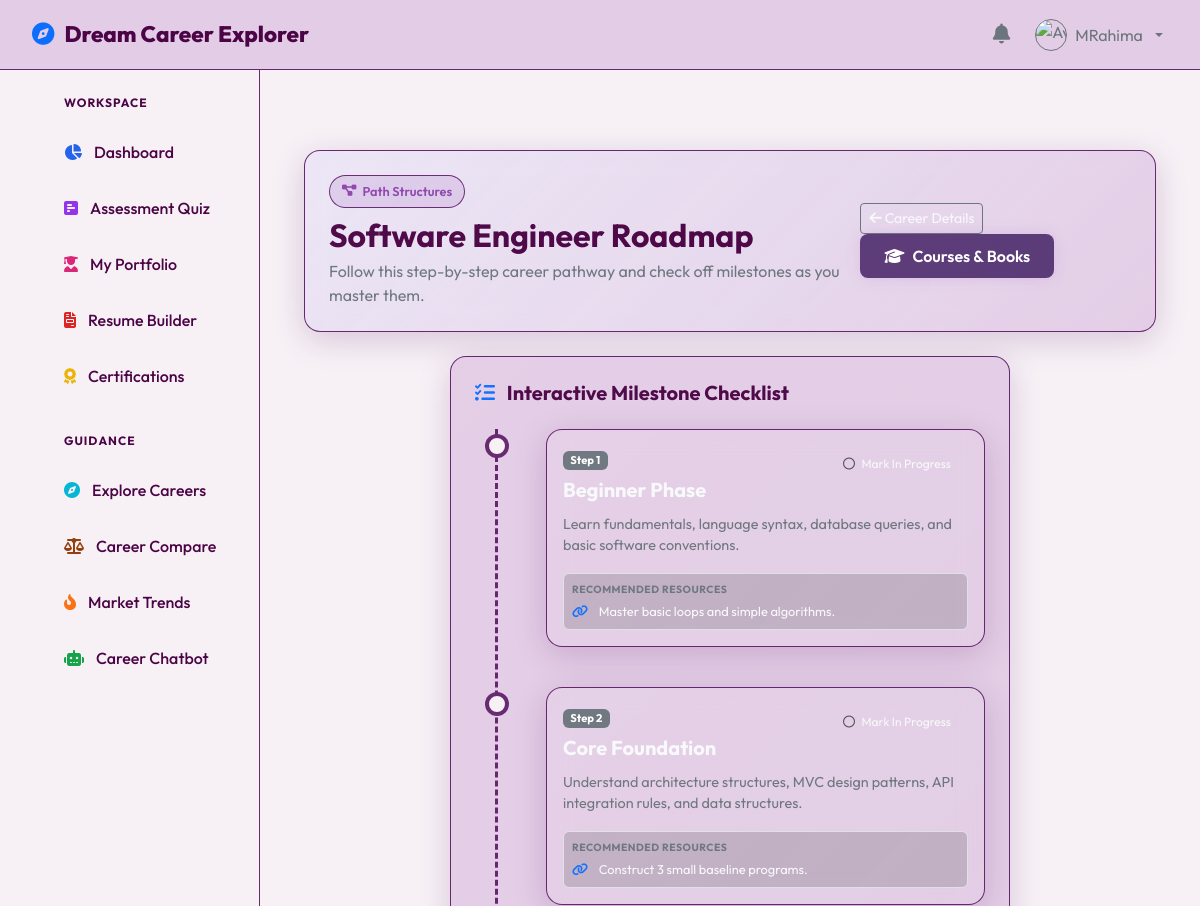
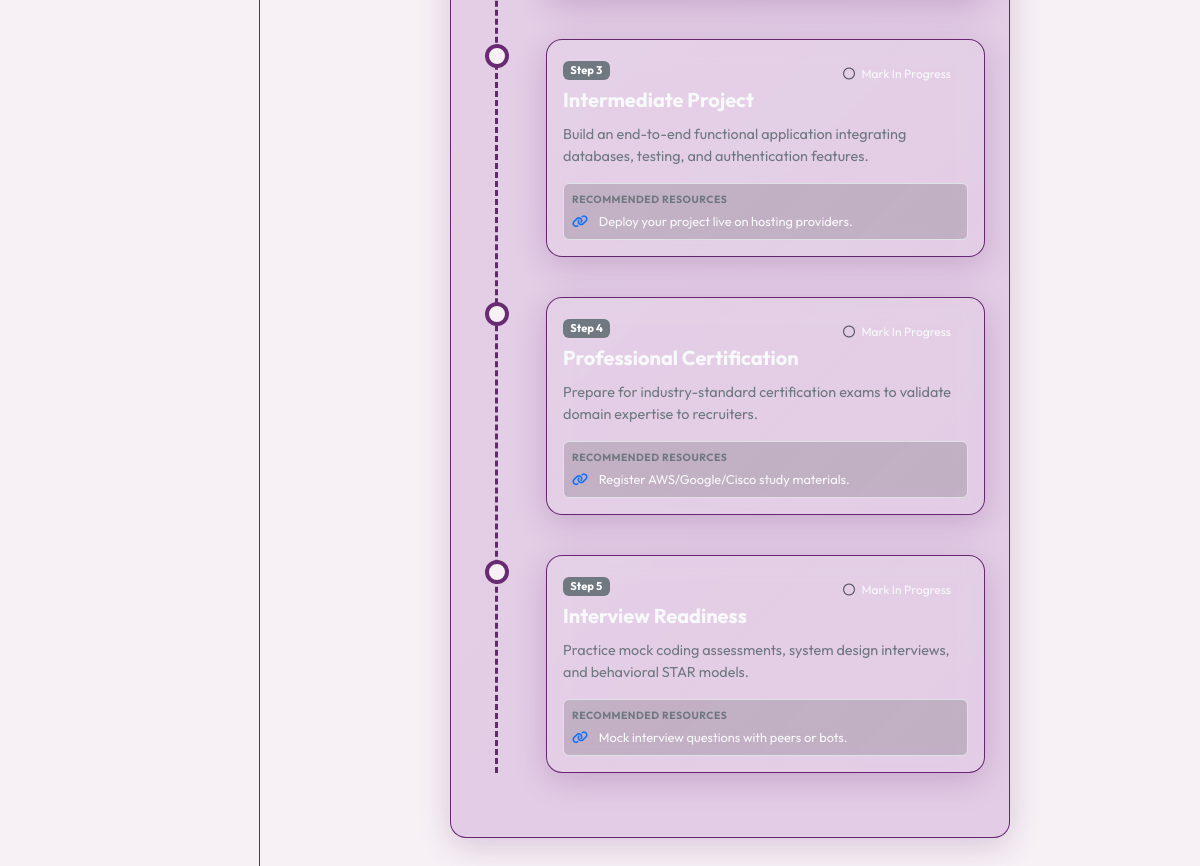
/student/roadmap/1 (signed in), run on the app's committed database (2 pictures, top to bottom).
### app/models.py (models this page shows, shortened)
class User(db.Model):
    __tablename__ = 'users'
    id = db.Column(db.Integer, primary_key=True)
    username = db.Column(db.String(50), unique=True, nullable=False)
    email = db.Column(db.String(100), unique=True, nullable=False)
    password_hash = db.Column(db.String(256), nullable=False)
    full_name = db.Column(db.String(100), nullable=False)
    role = db.Column(db.Enum('student', 'admin', name='user_roles'), default='student', nullable=False)
    profile_pic = db.Column(db.String(256), default='default.png')
    department = db.Column(db.String(100), nullable=True)
    qualification = db.Column(db.String(100), nullable=True)
    created_at = db.Column(db.DateTime, default=datetime.utcnow)
    portfolio = db.relationship('Portfolio', backref='user', uselist=False, cascade="all, delete-orphan")
    skills = db.relationship('StudentSkill', backref='user', cascade="all, delete-orphan")
    certificates = db.relationship('Certificate', backref='user', cascade="all, delete-orphan")
    projects = db.relationship('Project', backref='user', cascade="all, delete-orphan")
    quiz_results = db.relationship('QuizResult', backref='user', cascade="all, delete-orphan")
    progress = db.relationship('LearningProgress', backref='user', cascade="all, delete-orphan")
    notifications = db.relationship('Notification', backref='user', cascade="all, delete-orphan")

class Career(db.Model):
    __tablename__ = 'careers'
    id = db.Column(db.Integer, primary_key=True)
    title = db.Column(db.String(100), unique=True, nullable=False)
    overview = db.Column(db.Text, nullable=False)
    responsibilities = db.Column(db.Text, nullable=False)
    average_salary_in = db.Column(db.String(50), nullable=False)  # e.g. "₹8,000,000"
    average_salary_intl = db.Column(db.String(50), nullable=False)  # e.g. "$110,000"
    future_scope = db.Column(db.Text, nullable=False)
    growth_rate = db.Column(db.String(20), nullable=False)  # e.g. "22%"
    top_companies = db.Column(db.Text, nullable=False)  # Comma-separated (Google, Microsoft)
    required_certifications = db.Column(db.Text, nullable=True)
    required_degrees = db.Column(db.Text, nullable=True)
    portfolio_projects = db.Column(db.Text, nullable=True)  # JSON-string array of projects
    interview_tips = db.Column(db.Text, nullable=True)
    video_url = db.Column(db.String(256), nullable=True)
    success_story = db.Column(db.Text, nullable=True)
    skills_required = db.relationship('CareerSkill', backref='career', cascade="all, delete-orphan")
    courses = db.relationship('Course', backref='career', cascade="all, delete-orphan")
    roadmap_stages = db.relationship('Roadmap', backref='career', cascade="all, delete-orphan")

class Roadmap(db.Model):
    __tablename__ = 'roadmaps'
    id = db.Column(db.Integer, primary_key=True)
    career_id = db.Column(db.Integer, db.ForeignKey('careers.id'), nullable=False)
    stage_order = db.Column(db.Integer, nullable=False)  # 1 to 12
    stage_name = db.Column(db.String(150), nullable=False)
    description = db.Column(db.Text, nullable=False)
    recommended_resources = db.Column(db.Text, nullable=True)

### app/blueprints/student/routes.py (the view)
@student_bp.route('/roadmap/<int:career_id>')
@login_required
def roadmap(career_id):
    user = db.session.get(User, session['user_id'])
    career = db.session.get(Career, career_id)
    if not career:
        flash("Career not found.", "warning")
        return redirect(url_for('student.dashboard'))
    stages = Roadmap.query.filter_by(career_id=career_id).order_by(Roadmap.stage_order).all()
    user_progress = LearningProgress.query.filter_by(user_id=user.id, career_id=career_id).all()
    progress_dict = {p.stage_id: p.status for p in user_progress}
    for stage in stages:
        if stage.id not in progress_dict:
            new_prog = LearningProgress(user_id=user.id, career_id=career_id, stage_id=stage.id, status='pending')
            db.session.add(new_prog)
            progress_dict[stage.id] = 'pending'
    db.session.commit()
    return render_template('student/roadmap.html', career=career, stages=stages, progress=progress_dict)

### app/templates/student/roadmap.html (shortened to what this page needs)
{% extends "base.html" %}
{% block content %}
<div class="container py-4">
    <div class="row mb-4" data-aos="fade-down">
        <div class="col-12">
            <div class="glass-card" style="background: linear-gradient(135deg, rgba(99, 102, 241, 0.08) 0%, var(--bg-card) 100%);">
                <div class="d-flex flex-column flex-md-row justify-content-between align-items-md-center gap-3">
                    <div>
                        <span class="badge-custom badge-tech mb-2"><i class="fa-solid fa-diagram-project"></i> Path Structures</span>
                        <h2 class="fw-bold mb-1">{{ career.title }} Roadmap</h2>
                        <p class="text-secondary mb-0">Follow this step-by-step career pathway and check off milestones as you master them.</p>
                    </div>
                    <div>
                        <a href="{{ url_for('main.career_detail', career_id=career.id) }}" class="btn btn-outline-secondary btn-sm text-light border-color"><i class="fa-solid fa-arrow-left"></i> Career Details</a>
                        <a href="{{ url_for('student.courses', career_id=career.id) }}" class="glow-btn btn-sm"><i class="fa-solid fa-graduation-cap"></i> Courses & Books</a>
                    </div>
                </div>
            </div>
        </div>
    </div>
    <div class="row">
        <div class="col-lg-8 mx-auto" data-aos="fade-up">
            <div class="glass-card">
                <h5 class="fw-bold mb-4"><i class="fa-solid fa-list-check text-primary me-2"></i> Interactive Milestone Checklist</h5>
                <div class="roadmap-timeline">
                    {% for stage in stages %}
                        <div class="roadmap-node {% if progress[stage.id] == 'completed' %}completed{% elif progress[stage.id] == 'in_progress' %}in_progress{% endif %}" id="node_{{ stage.id }}">
                            <div class="glass-card p-3 ms-2 mb-3 border-color" style="background: rgba(255, 255, 255, 0.015);">
                                <div class="d-flex flex-column flex-md-row justify-content-between align-items-md-start gap-2 mb-2">
                                    <div>
                                        <span class="badge bg-secondary mb-2" style="font-size: 0.7rem;">Step {{ stage.stage_order }}</span>
                                        <h5 class="fw-bold text-light mb-1">{{ stage.stage_name }}</h5>
                                    </div>
                                    <button class="btn btn-sm px-3 py-2 border-color text-light roadmap-toggle-btn"
                                        style="font-size: 0.75rem;"
                                        data-career="{{ career.id }}"
                                        data-stage="{{ stage.id }}"
                                        id="btn_{{ stage.id }}">
                                        {% if progress[stage.id] == 'completed' %}
                                            <i class="fa-solid fa-circle-check text-success me-1"></i> Completed
                                        {% elif progress[stage.id] == 'in_progress' %}
                                            <i class="fa-solid fa-circle-half-stroke text-warning me-1"></i> In Progress
                                        {% else %}
                                            <i class="fa-regular fa-circle text-muted me-1"></i> Mark In Progress
                                        {% endif %}
                                    </button>
                                </div>
                                <p class="text-secondary mb-3" style="font-size: 0.9rem; line-height: 1.5;">{{ stage.description }}</p>
                                {% if stage.recommended_resources %}
                                    <div class="p-2 rounded border border-color" style="background: rgba(0, 0, 0, 0.15); font-size: 0.8rem;">
                                        <span class="text-secondary fw-bold text-uppercase d-block mb-1" style="font-size: 0.65rem; letter-spacing: 0.5px;">Recommended Resources</span>
                                        <span class="text-light"><i class="fa-solid fa-link text-primary me-2"></i> {{ stage.recommended_resources }}</span>
                                    </div>
                                {% endif %}
                            </div>
                        </div>
                    {% endfor %}
                </div>
            </div>
        </div>
    </div>
</div>
{% endblock %}

### app/templates/base.html (shortened to what this page needs)
<!DOCTYPE html>
<html lang="en" data-theme="dark">
<head>
    <link href="https://cdn.jsdelivr.net/npm/bootstrap@5.3.0/dist/css/bootstrap.min.css" rel="stylesheet">
    <link href="https://cdnjs.cloudflare.com/ajax/libs/font-awesome/6.4.0/css/all.min.css" rel="stylesheet">
    <link href="https://unpkg.com/aos@2.3.1/dist/aos.css" rel="stylesheet">
    <link rel="stylesheet" href="{{ url_for('static', filename='css/style.css') }}">
    <link rel="stylesheet" href="{{ url_for('static', filename='css/dashboard.css') }}">
    <link rel="stylesheet" href="{{ url_for('static', filename='css/landing.css') }}">
</head>
<body>
    <nav class="top-navbar">
        <a class="navbar-brand" href="{{ url_for('main.index') }}">
            <i class="fa-solid fa-compass text-primary"></i> Dream Career Explorer
        </a>
        <div class="d-flex align-items-center gap-3">
            {% if current_user %}
                {% if current_user.role == 'student' %}
                <a href="{{ url_for('student.notifications') }}" class="position-relative text-secondary p-1" title="Notifications">
                    <i class="fa-solid fa-bell fs-5"></i>
                </a>
                {% endif %}
                <div class="dropdown">
                    <button class="btn btn-link text-decoration-none dropdown-toggle text-secondary d-flex align-items-center gap-2 p-1" type="button" id="profileDropdown" data-bs-toggle="dropdown" aria-expanded="false">
                        <img src="{{ url_for('static', filename='uploads/' + current_user.profile_pic) }}" alt="Avatar" width="32" height="32" class="rounded-circle border border-secondary" onerror="this.src='https://cdn-icons-png.flaticon.com/512/3135/3135715.png';">
                        <span class="d-none d-md-inline">{{ current_user.full_name }}</span>
                    </button>
                </div>
            {% else %}
                <a href="{{ url_for('auth.login') }}" class="btn btn-outline-secondary btn-sm px-3">Login</a>
                <a href="{{ url_for('auth.register') }}" class="glow-btn btn-sm px-3 py-2 text-white">Get Started</a>
            {% endif %}
        </div>
    </nav>
    <div class="main-wrapper">
        {% if current_user %}
            <aside class="sidebar">
                <ul class="side-nav-list">
                    {% if current_user.role == 'student' %}
                        <span class="text-uppercase  fw-bold px-3 mb-2" style="font-size: 0.75rem; letter-spacing: 1px;">Workspace</span>
                        <li><a class="side-nav-link" href="{{ url_for('student.dashboard') }}"><i class="fa-solid fa-chart-pie icon-dashboard"></i> Dashboard</a></li>
                        <li><a class="side-nav-link" href="{{ url_for('student.assessment') }}"><i class="fa-solid fa-square-poll-horizontal icon-quiz"></i> Assessment Quiz</a></li>
                        <li><a class="side-nav-link" href="{{ url_for('student.portfolio') }}"><i class="fa-solid fa-user-graduate icon-portfolio"></i> My Portfolio</a></li>
                        <li><a class="side-nav-link" href="{{ url_for('student.resume') }}"><i class="fa-solid fa-file-invoice icon-resume"></i> Resume Builder</a></li>
                        <li><a class="side-nav-link" href="{{ url_for('student.certifications') }}"><i class="fa-solid fa-award icon-certifications"></i> Certifications</a></li>
                        <span class="text-uppercase  fw-bold px-3 mt-4 mb-2" style="font-size: 0.75rem; letter-spacing: 1px;">Guidance</span>
                        <li><a class="side-nav-link" href="{{ url_for('main.careers') }}"><i class="fa-solid fa-compass icon-explore"></i> Explore Careers</a></li>
                        <li><a class="side-nav-link" href="{{ url_for('main.comparison') }}"><i class="fa-solid fa-scale-balanced icon-compare"></i> Career Compare</a></li>
                        <li><a class="side-nav-link" href="{{ url_for('main.trends') }}"><i class="fa-solid fa-fire-flame-curved icon-trends"></i> Market Trends</a></li>
                        <li><a class="side-nav-link" href="{{ url_for('student.chatbot_ui') }}"><i class="fa-solid fa-robot icon-chatbot"></i> Career Chatbot</a></li>
                    {% endif %}
                </ul>
            </aside>
        {% endif %}
        <main class="content-body {% if not current_user %}w-100 m-0 p-0{% endif %}">
            {% block content %}{% endblock %}
        </main>
    </div>
</body>
</html>

### data on the page
User: full_name "MRahima"
Career: title "Software Engineer"
Roadmap: stage_order "1", stage_name "Beginner Phase", shows "Mark In Progress", description "Learn fundamentals, language syntax, database queries, and basic software conventions.", recommended_resources "Master basic loops and simple algorithms."
Roadmap: stage_order "2", stage_name "Core Foundation", shows "Mark In Progress", description "Understand architecture structures, MVC design patterns, API integration rules, and data structures.", recommended_resources "Construct 3 small baseline programs."
Roadmap: stage_order "3", stage_name "Intermediate Project", shows "Mark In Progress", description "Build an end-to-end functional application integrating databases, testing, and authentication features.", recommended_resources "Deploy your project live on hosting providers."
Roadmap: stage_order "4", stage_name "Professional Certification", shows "Mark In Progress", description "Prepare for industry-standard certification exams to validate domain expertise to recruiters.", recommended_resources "Register AWS/Google/Cisco study materials."
Roadmap: stage_order "5", stage_name "Interview Readiness", shows "Mark In Progress", description "Practice mock coding assessments, system design interviews, and behavioral STAR models.", recommended_resources "Mock interview questions with peers or bots."
